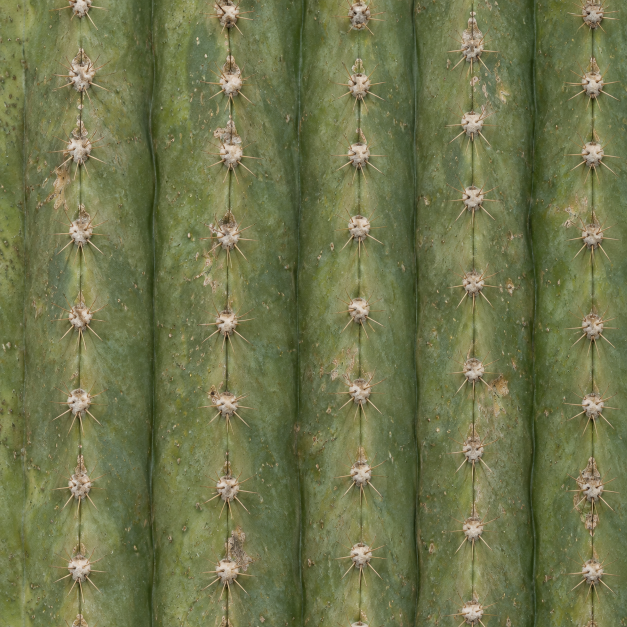
#> input picture tools/foliage-sources/cactus-skin.png, 1254 x 1254 px (shown at 1/2 size)
$ python prepare_foliage_cutouts.py
#> lines starting #> are read from the running program, lines starting #| are printed output that depends on the picture; after the words box and inside, x2 and y2 are one past the last pixel; in counts of white or black regions, pixels touching at a corner belong together
### tools/prepare_cliff_materials.py
"""Bake repeating cliff materials offline (NumPy + Pillow); no runtime image processing.

Source colors live in tools/cliff-sources. Optional NAME-height.png is a linear
grayscale authored height; without it, multiscale source luminance estimates relief.
This is an artistic approximation, not measured geometry or a photogrammetry scan.
Runtime maps: RGB color, RGB tangent normal (U/right, V/down), and RGBA surface
(height, perceptual roughness, ambient occlusion, UV relief range divided by 0.1).
"""
import argparse
import hashlib
import json
from pathlib import Path

import numpy as np
from PIL import Image

ROOT = Path(__file__).resolve().parents[1]
SOURCES = ROOT / 'tools/cliff-sources'
OUTPUT = ROOT / 'data/models/board/textures/cliffs'
SIZE = 1024
# Physical relief / 96-world-unit texture repeat, and dry perceptual roughness.
PROFILES = {'rock': (.047, .78), 'sand': (.040, .87), 'dirt': (.025, .93),
            'concrete': (.004, .82), 'snow': (.018, .73)}


def periodic(image):
    """Remove the smooth boundary mismatch using a periodic Poisson solve.

    Unlike mirror tiling, this retains one unreflected geological pattern. The
    same periodic signal supplies color, height, normals and all mip levels.
    """
    height, width = image.shape[:2]
    boundary = np.zeros_like(image, dtype=np.float64)
    boundary[0] = image[-1] - image[0]
    boundary[-1] = -boundary[0]
    boundary[:, 0] += image[:, -1] - image[:, 0]
    boundary[:, -1] -= image[:, -1] - image[:, 0]
    denominator = (2 * np.cos(2 * np.pi * np.arange(height) / height)[:, None]
                   + 2 * np.cos(2 * np.pi * np.arange(width) / width)[None, :] - 4)
    denominator[0, 0] = 1
    if image.ndim == 3:
        denominator = denominator[..., None]
    frequency = np.fft.fft2(boundary, axes=(0, 1)) / denominator
    frequency[0, 0] = 0
    return image - np.fft.ifft2(frequency, axes=(0, 1)).real


def blur(field, radius):
    """Gaussian convolution with wrap boundaries, including sub-pixel radii."""
    fy = np.fft.fftfreq(field.shape[0])[:, None]
    fx = np.fft.fftfreq(field.shape[1])[None, :]
    kernel = np.exp(-2 * np.pi ** 2 * radius ** 2 * (fx * fx + fy * fy))
    return np.fft.ifft2(np.fft.fft2(field) * kernel).real


# [8 lines left out: function authored_height, not called in this run]


def normal_map(height, depth):
    """Differentiate the actual height field at its UV/world scale, not color edges."""
    du = (np.roll(height, -1, axis=1) - np.roll(height, 1, axis=1)) * height.shape[1] / 2
    dv = (np.roll(height, -1, axis=0) - np.roll(height, 1, axis=0)) * height.shape[0] / 2
    normal = np.stack((-du * depth, -dv * depth, np.ones_like(height)), axis=-1)
    normal /= np.linalg.norm(normal, axis=-1, keepdims=True)
    return np.rint(normal * 127 + 128).clip(0, 255).astype(np.uint8)


def pixels(values):
    return np.rint(np.clip(values, 0, 1) * 255).astype(np.uint8)


# [59 lines left out: functions prepare, main, not called in this run]


# [2 lines that do not run on import are left out]

### tools/prepare_foliage_cutouts.py
"""Bake preserved plant sources: cutouts, estimated relief normals and packed leaf surface maps."""
import argparse
from pathlib import Path

import numpy as np
from PIL import Image
from prepare_cliff_materials import blur, normal_map, periodic

ROOT = Path(__file__).resolve().parents[1]
SOURCES = ROOT / 'tools/foliage-sources'
OUT = ROOT / 'data/models/board/textures/foliage'


def bake(source):
    with Image.open(source) as image:
        pixels = np.array(image.convert('RGBA').resize((512, 512), Image.Resampling.LANCZOS))
    alpha = pixels[:, :, 3].copy()
    valid = alpha > 127
    assert .15 < valid.mean() < .85, f'{source.name}: expected a branch cutout'
    # Colour only expands into transparent pixels: alpha and the original silhouette stay intact.
    for _ in range(8):
        total = np.zeros(pixels[:, :, :3].shape, dtype=np.float32)
        count = np.zeros(valid.shape, dtype=np.float32)
        for dy, dx in ((0, 1), (0, -1), (1, 0), (-1, 0)):
            mask = np.roll(valid, (dy, dx), (0, 1))
            total += np.roll(pixels[:, :, :3], (dy, dx), (0, 1)) * mask[:, :, None]
            count += mask
        fill = ~valid & (count > 0)
        pixels[fill, :3] = np.rint(total[fill] / count[fill, None]).astype(np.uint8)
        valid |= fill
    pixels[:, :, 3] = alpha
    return pixels


def cactus_maps():
    with Image.open(SOURCES / 'cactus-skin.png') as image:
        color = np.asarray(image.convert('RGB').resize((512, 512), Image.Resampling.LANCZOS)) / 255.0
    color = np.clip(periodic(color), 0, 1)
    # Source-aligned estimated shallow rib/areole relief, never extra stem geometry.
    height = blur(color @ np.array([.2126, .7152, .0722]), 1.3)
    return {'cactus-skin': np.rint(color * 255).astype(np.uint8),
            'cactus-skin-normal': normal_map(height, .035)}


def leaf_maps(name, pixels):
    """Source-aligned shallow relief and AO/roughness/transmission; no displacement or baked sunlight.

    These are artistic estimates from the preserved source, not measured scan data.
    Broad source lighting is removed before estimating relief, and bark-colored veins
    transmit less than green leaf tissue. Alpha remains in the original color map.
    """
    color = pixels[:, :, :3] / 255.0
    alpha = pixels[:, :, 3] / 255.0
    light = color @ np.array([.2126, .7152, .0722])
    detail = blur(light, 1.2) - blur(light, 6)
    height = detail * .35 + blur(alpha, 1.4) * .12
    cavity = np.clip(np.exp(-np.maximum(blur(light, 4) - light, 0) * 1.8), .65, 1)
    green = np.clip((color[:, :, 1] - color[:, :, 0] * .6 - color[:, :, 2] * .4)
                    / np.maximum(color[:, :, 1], .05) * 3, 0, 1)
    snow = name == 'snow' or '-snow-' in name
    roughness = np.full_like(light, .85) if snow else np.clip(.62 - .15 * green + .1 * (1 - light), .4, .85)
    transmission = np.zeros_like(light) if snow else green * .65
    surface = np.stack((cavity, roughness, transmission), axis=-1)
    return {name + '-normal': normal_map(height, .012 if snow else .018),
            name + '-surface': np.rint(surface * 255).astype(np.uint8)}


def shrub_maps():
    """The retained biome atlases supply matching shallow bark, leaf and cactus-pad surface detail."""
    result = {}
    for source in sorted((OUT / 'shrubs').glob('*.png')):
        if source.stem.endswith(('-normal', '-surface')):
            continue
        with Image.open(source) as image:
            pixels = np.array(image.convert('RGBA'))
        result.update({'shrubs/' + name: values for name, values in leaf_maps(source.stem, pixels).items()})
    return result


if __name__ == '__main__':
    parser = argparse.ArgumentParser(description=__doc__)
    parser.add_argument('--check', action='store_true')
    args = parser.parse_args()
    maps = {source.stem: bake(source) for source in sorted(SOURCES.glob('*-cutout.png'))}
    for name, pixels in list(maps.items()):
        maps.update(leaf_maps(name, pixels))
    maps.update(cactus_maps())
#> in cactus_maps, image is the input picture: PIL image 1254x1254 RGB; mean R, G, B 111.4, 116.3, 75.8
#> in cactus_maps, `color = np.asarray(image.convert('RGB').resize((512, 512), Image.Resam..`:
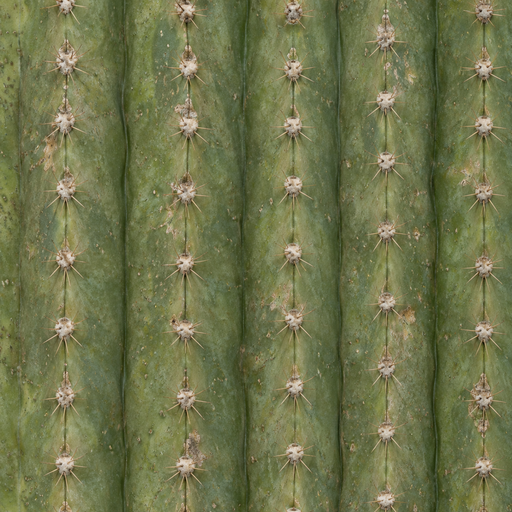
#> color: shape (512, 512, 3) float64; mean R, G, B 0.437, 0.456, 0.297
#> in periodic, `boundary[-1] = -boundary[0]`: boundary: shape (512, 512, 3) float64; mean R, G, B -6.14e-21, -2.96e-21, 1.57e-20
#> in periodic, `boundary[:, 0] += image[:, -1] - image[:, 0]`:
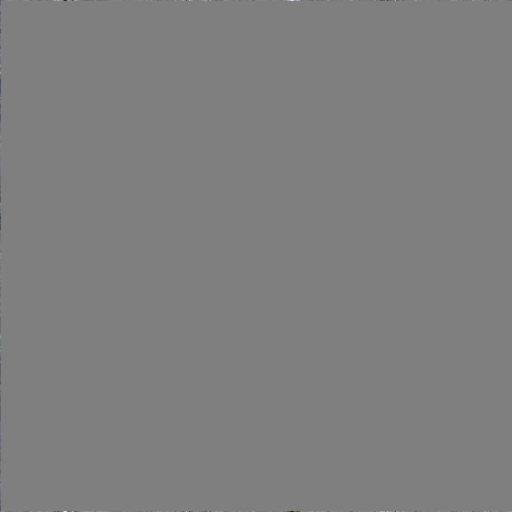
#> boundary: shape (512, 512, 3) float64; mean R, G, B -0.000174, -0.000132, -4.89e-05; drawn with min black and max white
#> in periodic, `boundary[:, -1] -= image[:, -1] - image[:, 0]`: boundary: shape (512, 512, 3) float64; 0.2% of pixels changed, all inside (x1, y1, x2, y2) = (511, 0, 512, 512)
#> in blur, `return np.fft.ifft2(np.fft.fft2(field) * kernel).real`:
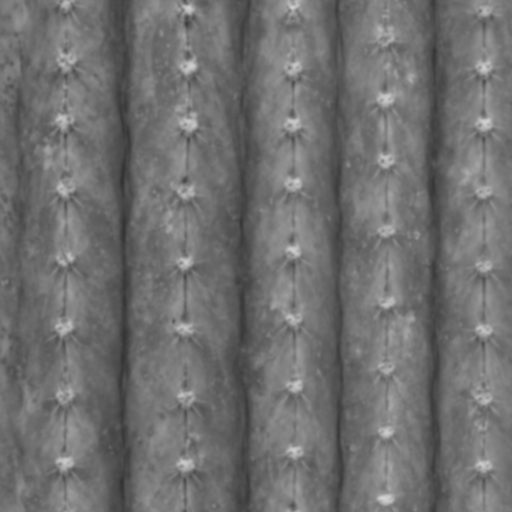
#> returned value: shape (512, 512) float64; min 0.202, max 0.832, mean 0.44
#> in normal_map, `du = (np.roll(height, -1, axis=1) - np.roll(height, 1, axis=1)) * heig..`:
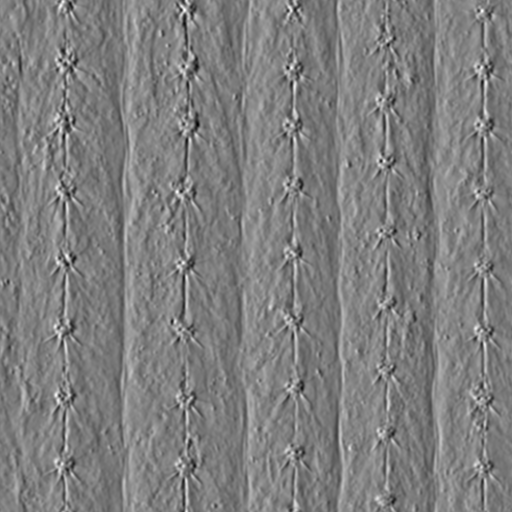
#> du: shape (512, 512) float64; min -43.98, max 44.03, mean 0; drawn with min black and max white
#> in normal_map, `dv = (np.roll(height, -1, axis=0) - np.roll(height, 1, axis=0)) * heig..`:
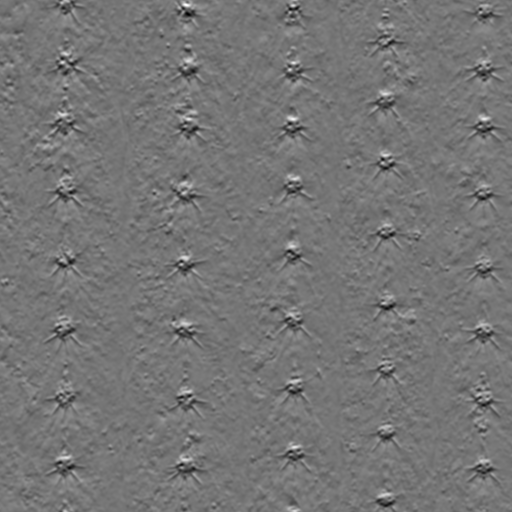
#> dv: shape (512, 512) float64; min -48.43, max 56.42, mean 0; drawn with min black and max white
#> in normal_map, `normal = np.stack((-du * depth, -dv * depth, np.ones_like(height)), ax..`:
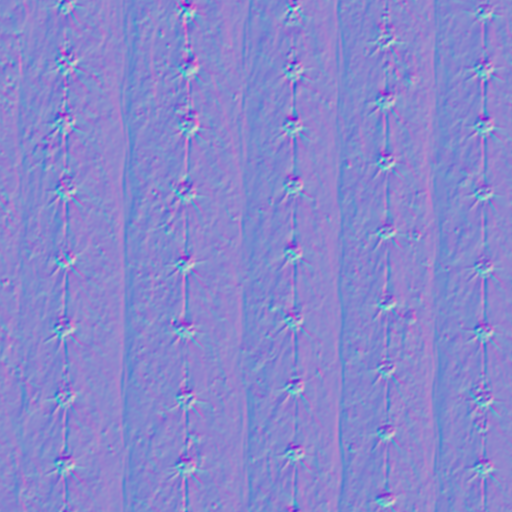
#> normal: shape (512, 512, 3) float64; mean of channels 0, 1, 2 4.28e-20, -9.6e-18, 1; drawn with min black and max white
#> in normal_map, `normal /= np.linalg.norm(normal, axis=-1, keepdims=True)`:
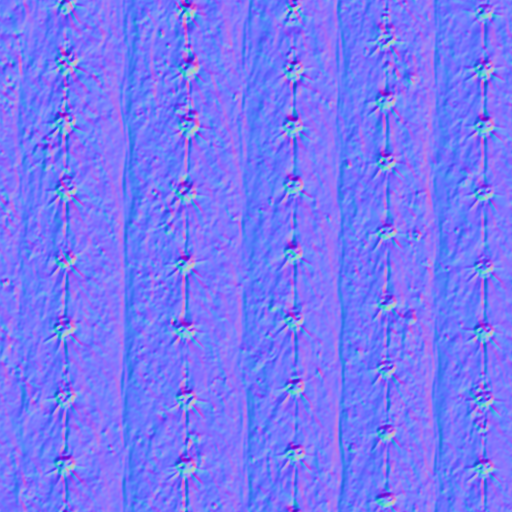
#> normal: shape (512, 512, 3) float64; mean of channels 0, 1, 2 0.000446, -0.00131, 0.963; drawn with min black and max white
    maps.update(shrub_maps())
    for name, pixels in maps.items():
        destination = OUT / (name + '.png')
        if args.check:
            with Image.open(destination) as expected:
                assert np.array_equal(pixels, np.array(expected)), f'Stale foliage texture: {destination}'
        else:
            Image.fromarray(pixels).save(destination)
        print(name, 'checked' if args.check else 'baked')
#| cactus-skin baked
